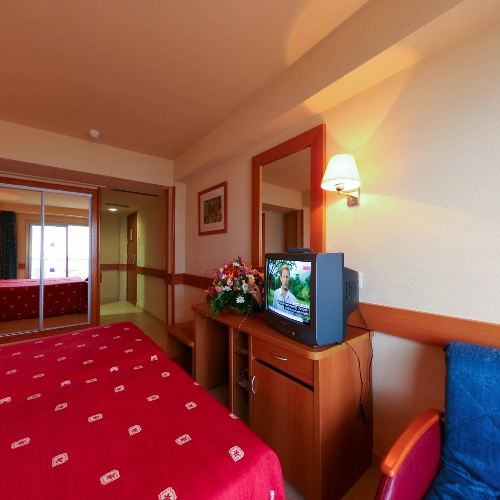
#> input picture demos/output_cube_project_1.jpg, 500 x 500 px
$ python demo_vp.py
#> lines starting #> are read from the running program, lines starting #| are printed output that depends on the picture
#> further down, panoEdgesImage is the input picture: shape (500, 500, 3); mean B, G, R 76.6, 88.8, 150.4
### VpEstimation/__init__.py
import random
import time

import numpy as np
import cv2
import CoordsTransfrom
import Projection
import Visualization
import Segmentation


# [649 lines left out: functions GetOrthogonalVps, GetLineIndex, HoughGreatCircleVpEstimationSegmentationAndLineIndex, HoughGreatCircleVpEstimationSegmentation, HoughGreatCircleVpEstimationTest, HoughGreatCircleVpEstimationV2 and 4 more, not called in this run]


def __ransacVpEstimationSelectSamplesAndComputeParams(lines):
    """
    选择 2 个不同的随机数作为样本，根据选择的样本计算灭点
    """
    epsilon = 0.01
    x, y = 0, 0
    while True:
        # 随机选择两个样本
        samples = []
        for i in range(2):
            sample = int(random.random() * len(lines))
            samples.append(sample)

        x00 = lines[samples[0]][0][0]
        y00 = lines[samples[0]][0][1]
        x01 = lines[samples[0]][0][2]
        y01 = lines[samples[0]][0][3]

        x10 = lines[samples[1]][0][0]
        y10 = lines[samples[1]][0][1]
        x11 = lines[samples[1]][0][2]
        y11 = lines[samples[1]][0][3]

        # 与 y 轴平行，重新选择
        if abs(x01 - x00) < epsilon or abs(x11 - x10) < epsilon:
            continue
        k0 = (y01 - y00) / (x01 - x00)
        b0 = y00 - k0 * x00
        k1 = (y11 - y10) / (x11 - x10)
        b1 = y10 - k1 * x10

        # 两直线平行，重新选择
        if abs(k0 - k1) < epsilon:
            continue

        # 计算出灭点，终止循环
        x = (b0 - b1) / (k1 - k0)
        y = x * k0 + b0
        break

    return x, y


def __ransacVpEstimationGetInlierSamples(lines, x, y, inlierErr=20):
    """
    根据计算的灭点数据筛选内点
    """
    epsilon = 0.01
    inlierSamples = []
    for line in lines:
        # [5 lines of commented-out code are left out]
        x0 = line[0][0]
        y0 = line[0][1]
        x1 = line[0][2]
        y1 = line[0][3]

        if abs(x1 - x0) < epsilon:
            err = x - x0
        else:
            k = (y1 - y0) / (x1 - x0)
            b = y0 - k * x0
            err = y - k * x + b

        if abs(err) < inlierErr:
            inlierSamples.append(line)
            print(line, err, len(inlierSamples))

    # print("inlierSamples", len(inlierSamples))
    return inlierSamples


def RansacVpEstimation(projectImage, iterations=10, ransacRate=0.1):
    """
    Ransac 算法检测灭点
    :param projectImage:    检测的透视投影图
    :param iterations:      迭代次数
    :param ransacRate:      内点的比例
    :return:                灭点坐标（x,y）
    """
#> called with iterations = 10, ransacRate = 0.1
    # TODO step1. 检测直线
    gray = cv2.cvtColor(projectImage, cv2.COLOR_BGR2GRAY)
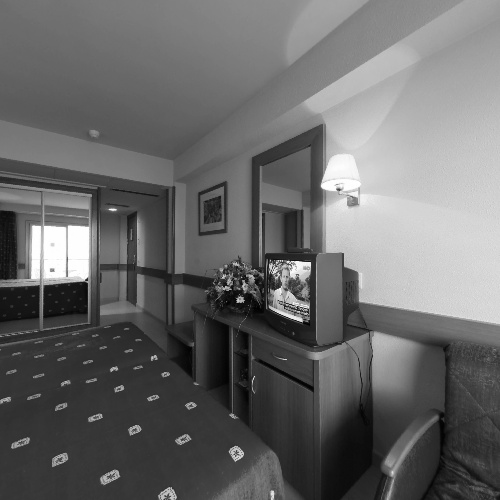
#> gray: shape (500, 500); min 0, max 255, mean 105.8
    fld = cv2.ximgproc.createFastLineDetector()
    lines = fld.detect(gray)
#> lines = 323 rows, first 6: [287.8, 66.81, 368.3, 0.423], [461.4, 1.58, 276.1, 118.2], [374.1, 84.26, 421.3, 58.64], [316.6, 114.1, 372.1, 85.26], [173.4, 160.5, 0, 119.5], [173, 182, 173, 163]
    # projectImage = fld.drawSegments(projectImage, lines)
    # TODO step2. Ransac 检测灭点
    sampleAll = len(lines)
#> sampleAll = 323
    it = 0
    while True:
        print(len(lines), sampleAll)
#| 323 323
        while True:
            # TODO step2.1. 随机选择样本
            # TODO step2.2. 根据选择的样本计算灭点
            x, y = __ransacVpEstimationSelectSamplesAndComputeParams(lines)
            # TODO step2.3. 直到计算的灭点在透视投影图内（这样才能映射到全景图上）
            if x > 0 and x < projectImage.shape[1] and y > 0 and y < projectImage.shape[0]:
                break
#> this loop made 2 passes
#> (x, y) on passes 1 to 2: (238.7, 621.4), (264, 378.4)
            # print(len(lines), x, y)
        # TODO step2.4. 由计算的灭点数据确定内点
        inlierSamples = __ransacVpEstimationGetInlierSamples(lines, x, y)
#> the loop in __ransacVpEstimationGetInlierSamples, `for line in lines:` made 323 passes
#> (x0, y0, x1, y1, k, b, err) on passes 1, 2, 3, 4, 5, 7, 8, 9, 11, 12, 13, 14: (287.8, 66.81, 368.3, 0.423, -0.825, 304.2, 900.3), (461.4, 1.58, 276.1, 118.2, -0.63, 292.1, 836.7), (374.1, 84.26, 421.3, 58.64, -0.543, 287.3, 809), (316.6, 114.1, 372.1, 85.26, -0.52, 278.6, 794.3), (173.4, 160.5, 0, 119.5, 0.237, 119.5, 435.4), (325.7, 123, 326.1, 162, 96.09, -31177.1, -56165.4), (250.6, 157.2, 317.2, 125.4, -0.479, 277.3, 782.2), (251, 265, 251, 159, -1927.5, 484006, 993207.9), (309.7, 253, 310, 146, -292.6, 90859.6, 168472.9), (315.2, 253, 315, 341, -352.3, 111316.2, 204704.2), (307.1, 147.2, 258.6, 167.1, -0.412, 273.8, 761.2), (259.3, 169, 258.1, 267, -79.53, 20793.3, 42165.2)
#> (x0, y0, x1, y1, err) on passes 6, 10, 18, 25, 33, 48: (173, 182, 173, 163, 90.98), (322, 125, 322, 171, -58.02), (175, 189, 175, 244, 88.98), (198, 235, 198, 194, 65.98), (200, 197, 200, 231, 63.98), (165, 210, 165, 192, 98.98)
#> after the loop in __ransacVpEstimationGetInlierSamples, `for line in lines:`: inlierSamples = [[[280.8, 251, 280.8, 241]], [[263, 278, 263, 268]], [[265, 293, 265, 308]], [[227.2, 449.9, 233.8, 461.1]]]
        # TODO step2.5. 内点大于一定比率时更新内点为待检测数据，开始下一次迭代
        if len(inlierSamples) > sampleAll * ransacRate:
            print(len(inlierSamples), sampleAll * ransacRate)
            print(x, y)
            # [4 lines of commented-out code are left out]
            inlierSamplesImage = projectImage.copy()
            inlierSamplesImage = fld.drawSegments(inlierSamplesImage, lines)
            for line in inlierSamples:
                x0 = line[0][0]
                y0 = line[0][1]
                x1 = line[0][2]
                y1 = line[0][3]
                cv2.line(inlierSamplesImage, (x0, y0), (x1, y1), (0, 255, 0), 1, cv2.LINE_AA)
            cv2.circle(inlierSamplesImage, (round(x), round(y)), 20, (0, 0, 0), -1)
            cv2.imshow("vp", inlierSamplesImage)
            cv2.waitKey(0)
            lines = inlierSamples
            it += 1
            sampleAll *= 0.8
        # TODO step2.6. 达到一定迭代次数后终止循环
        if it == iterations:
            break
    return x, y


# [43 lines left out: functions __sampleLineCircleNormal, __drawLineCircleNormal, not called in this run]

### demos/demo_vp.py
import cv2
import numpy as np
import VpEstimation

panoEdgesImage = cv2.imread('./output_cube_project_1.jpg')
x, y = VpEstimation.RansacVpEstimation(panoEdgesImage)
print(x, y)

cv2.circle(panoEdgesImage, (round(x), round(y)), 20, (0, 0, 0), -1)
cv2.imshow("vp", panoEdgesImage)
cv2.waitKey(0)
# cv2.imwrite("output_line_circle_normal.jpg", lineCircleNormal)

$ run again, with demos/output_cube_project_0.jpg copied over demos/output_cube_project_1.jpg
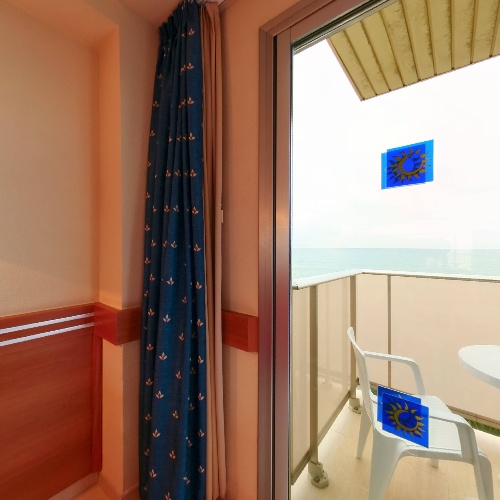
#> input picture demos/output_cube_project_0.jpg, 500 x 500 px
#> panoEdgesImage is the input picture: shape (500, 500, 3); mean B, G, R 107.4, 126.2, 158.6
#> in RansacVpEstimation, `gray = cv2.cvtColor(projectImage, cv2.COLOR_BGR2GRAY)`:
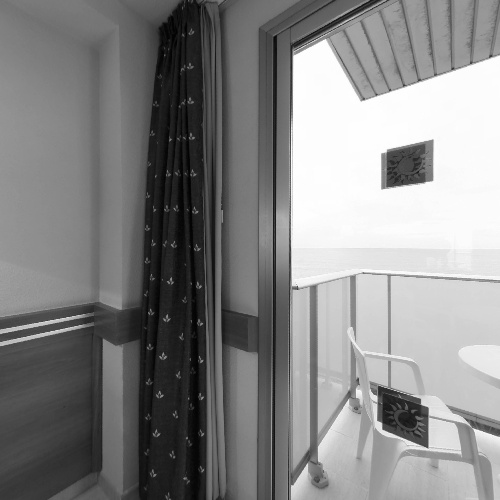
#> gray: shape (500, 500); min 0, max 255, mean 133.8
#> lines = 321 rows, first 6: [272.6, 36.33, 331.2, 0.268], [271.8, 499, 272.9, 38], [381.2, 0.31, 291.4, 48.92], [291.9, 51, 292.1, 117], [416.6, 78.08, 400.1, 1.98], [401.9, 0.0199, 418.9, 78.25]
#> sampleAll = 321
#| 321 321
#> the loop in RansacVpEstimation, `while True:` made 1 pass
#> the loop in __ransacVpEstimationGetInlierSamples, `for line in lines:` made 321 passes
#> (x0, y0, x1, y1, k, b, err) on passes 1 to 8: (272.6, 36.33, 331.2, 0.268, -0.616, 204.1, 661.8), (271.8, 499, 272.9, 38, -425.6, 116177.9, 310858.1), (381.2, 0.31, 291.4, 48.92, -0.542, 206.8, 630.7), (291.9, 51, 292.1, 117, 385.5, -112498.9, -288526), (416.6, 78.08, 400.1, 1.98, 4.61, -1840.6, -3769.2), (401.9, 0.0199, 418.9, 78.25, 4.61, -1854.3, -3786.7), (405, 0, 410.3, 26.93, 5.06, -2049.2, -4185.4), (422.6, 16.24, 425.1, 0.0108, -6.52, 2773, 5931)
#> (printed output is left out)
#> after the loop in __ransacVpEstimationGetInlierSamples, `for line in lines:`: inlierSamples = [[[454, 0, 454, 34]], [[454, 37, 454, 65]]]

$ run again, with demos/output_cube_project_2.jpg copied over demos/output_cube_project_1.jpg
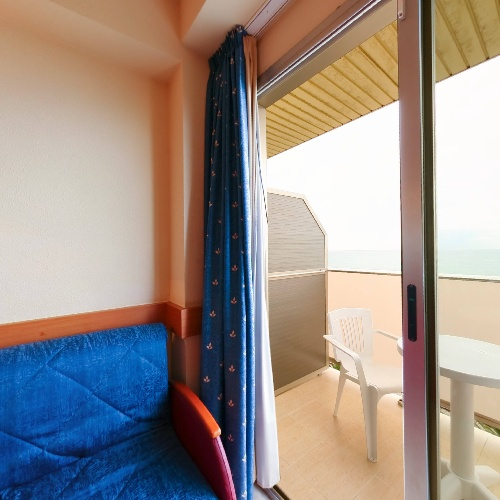
#> input picture demos/output_cube_project_2.jpg, 500 x 500 px
#> panoEdgesImage is the input picture: shape (500, 500, 3); mean B, G, R 137.4, 143.8, 155.6
#> in RansacVpEstimation, `gray = cv2.cvtColor(projectImage, cv2.COLOR_BGR2GRAY)`:
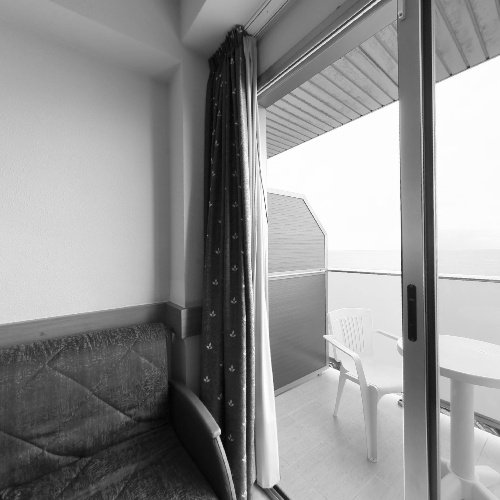
#> gray: shape (500, 500); min 3, max 255, mean 146.6
#> lines = 381 rows, first 6: [205.7, 0, 187.7, 29.84], [271.3, 0.281, 249.8, 25.81], [251.6, 36.62, 286.3, 0.274], [243.6, 35.97, 250.1, 155.9], [261.6, 73.63, 345.2, 0.261], [285, 60.95, 357.3, 0.356]
#> sampleAll = 381
#| 381 381
#> the loop in RansacVpEstimation, `while True:` made 1 pass
#> the loop in __ransacVpEstimationGetInlierSamples, `for line in lines:` made 381 passes
#> (x0, y0, x1, y1, k, b, err) on passes 1 to 8: (205.7, 0, 187.7, 29.84, -1.66, 341.5, 1105.5), (271.3, 0.281, 249.8, 25.81, -1.18, 321.6, 959.1), (251.6, 36.62, 286.3, 0.274, -1.05, 300.7, 902.3), (243.6, 35.97, 250.1, 155.9, 18.74, -4528.9, -9186.9), (261.6, 73.63, 345.2, 0.261, -0.877, 303, 858.8), (285, 60.95, 357.3, 0.356, -0.838, 299.6, 845), (375.5, 0.618, 257.3, 93.32, -0.784, 295, 826.2), (272.9, 83.84, 379.6, 0.732, -0.779, 296.4, 826.1)
#> (printed output is left out)
#> after the loop in __ransacVpEstimationGetInlierSamples, `for line in lines:`: inlierSamples = 13 items, first 6: [[254, 58, 254, 76]], [[249, 80, 249, 59]], [[253, 94, 253, 192]], [[343.9, 102.2, 363, 115]], [[267, 160, 267, 172]], [[253, 207, 253, 221]]

$ run again, with demos/output_cube_project_3.jpg copied over demos/output_cube_project_1.jpg
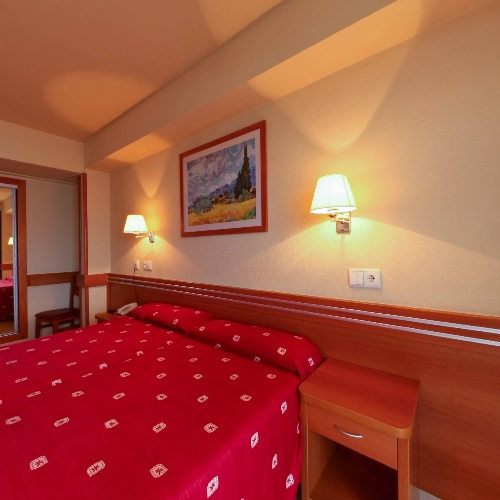
#> input picture demos/output_cube_project_3.jpg, 500 x 500 px
#> panoEdgesImage is the input picture: shape (500, 500, 3); mean B, G, R 64.1, 83.4, 165
#> in RansacVpEstimation, `gray = cv2.cvtColor(projectImage, cv2.COLOR_BGR2GRAY)`:
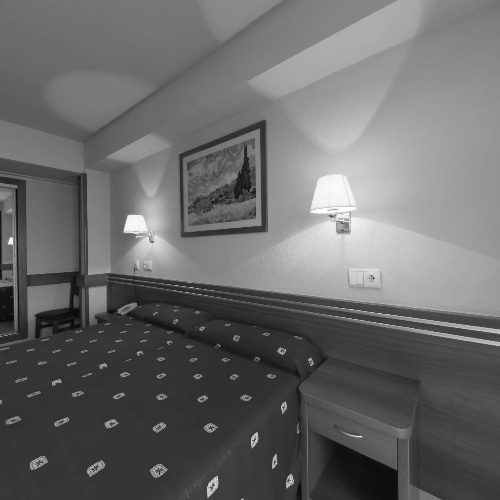
#> gray: shape (500, 500); min 8, max 255, mean 105.6
#> lines = 220 rows, first 6: [220.9, 43.79, 278.9, 1.86], [390.9, 2.87, 246.1, 81.24], [274.1, 99.14, 415, 35.07], [247.2, 82.78, 258.5, 92.53], [93.05, 133.1, 157.2, 88.3], [259.9, 94.18, 270.1, 98.75]
#> sampleAll = 220
#| 220 220
#> the loop in RansacVpEstimation, `while True:` made 1 pass
#> the loop in __ransacVpEstimationGetInlierSamples, `for line in lines:` made 220 passes
#> (x0, y0, x1, y1, k, b, err) on passes 1 to 8: (220.9, 43.79, 278.9, 1.86, -0.723, 203.4, 757.3), (390.9, 2.87, 246.1, 81.24, -0.541, 214.5, 697.1), (274.1, 99.14, 415, 35.07, -0.454, 223.7, 672.2), (247.2, 82.78, 258.5, 92.53, 0.858, -129.3, -196.8), (93.05, 133.1, 157.2, 88.3, -0.698, 198, 742.2), (259.9, 94.18, 270.1, 98.75, 0.449, -22.4, 71.08), (148.1, 99.09, 123.1, 116.2, -0.684, 200.4, 739.3), (117.8, 119.7, 103.1, 130.1, -0.705, 202.8, 749.7)
#> after the loop in __ransacVpEstimationGetInlierSamples, `for line in lines:`: inlierSamples = [[[396, 467, 396, 438]]]
